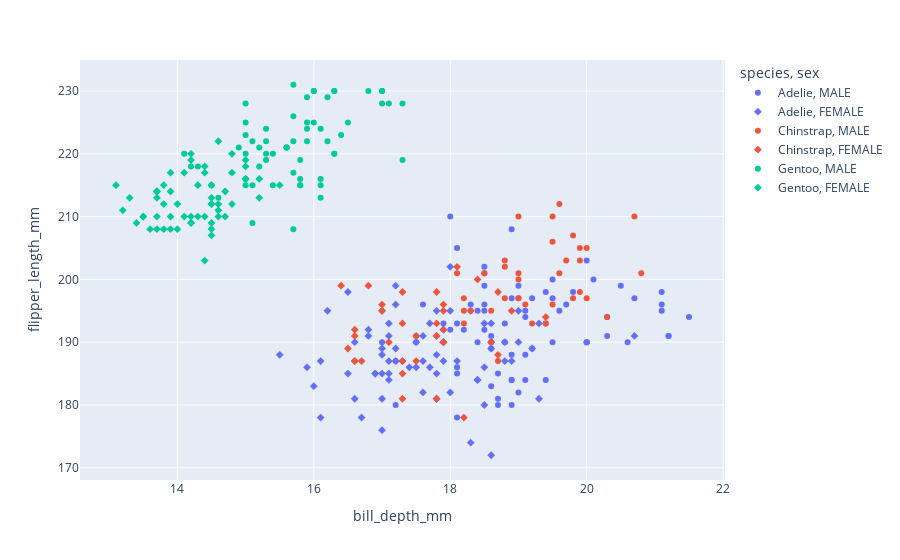

The cell this chart's notebook holds for it:
### Code cell
px.scatter(data,'bill_depth_mm','flipper_length_mm','species',symbol='sex',)

### Figure 1 — Plotly figure (JSON) as saved in the notebook; plotly's stock layout.template omitted (floating-point values rounded to 4 significant figures)
{"data": [{"hovertemplate": "species=Adelie<br>sex=MALE<br>bill_depth_mm=%{x}<br>flipper_length_mm=%{y}<extra></extra>", "legendgroup": "Adelie, MALE", "marker": {"color": "#636efa", "symbol": "circle"}, "mode": "markers", "name": "Adelie, MALE", "orientation": "v", "showlegend": true, "type": "scatter", "x": [18.7, 20.6, 19.6, 21.2, 21.1, 20.7, 21.5, 18.7, 18.1, 17.2, 18.6, 18.9, 18.1, 18.9, 21.1, 20, 19.1, 18.4, 19.7, 18.8, 19, 21.2, 18.9, 19.5, 18.6, 18.8, 19.1, 21.1, 18.2, 18, 19.1, 19.4, 18.4, 18.9, 18.5, 19.4, 19.1, 17.6, 19.4, 20.3, 19.5, 19.2, 18.1, 18.1, 18.9, 18.5, 18.5, 20, 20, 18.9, 20, 19, 20.3, 19.5, 18.3, 20.5, 18.6, 19.8, 18.5, 19, 18.3, 18, 19.2, 18.5, 17.5, 20.1, 17.9, 17.2, 17, 18.7, 18.6, 18.1, 18.5], "xaxis": "x", "y": [181, 190, 195, 191, 198, 197, 194, 180, 185, 180, 183, 180, 178, 184, 196, 190, 184, 195, 196, 190, 182, 191, 188, 200, 191, 193, 194, 195, 192, 192, 188, 198, 190, 197, 195, 184, 195, 196, 193, 194, 190, 189, 205, 186, 208, 196, 192, 203, 190, 184, 190, 197, 191, 197, 196, 199, 189, 198, 202, 199, 195, 210, 197, 199, 190, 200, 193, 187, 190, 185, 190, 193, 201], "yaxis": "y"}, {"hovertemplate": "species=Adelie<br>sex=FEMALE<br>bill_depth_mm=%{x}<br>flipper_length_mm=%{y}<extra></extra>", "legendgroup": "Adelie, FEMALE", "marker": {"color": "#636efa", "symbol": "diamond"}, "mode": "markers", "name": "Adelie, FEMALE", "orientation": "v", "showlegend": true, "type": "scatter", "x": [17.4, 18, 19.3, 17.8, 17.6, 17.8, 19, 18.4, 18.3, 19.2, 18.9, 17.9, 18.6, 16.7, 17.8, 17, 18.5, 19.3, 18, 18.5, 16.9, 17.9, 17.7, 17.9, 18.1, 17.5, 16.6, 16.9, 17, 17.1, 16.2, 16.6, 19, 17.2, 17.5, 16.8, 16.1, 17.2, 18.8, 17.8, 18.6, 18.8, 18, 17.1, 17.3, 18.6, 16.1, 17.9, 16, 18.6, 17.2, 17, 16.5, 17.7, 20.7, 17, 17, 17.2, 17, 15.9, 17.6, 17.1, 17.9, 18.5, 17.6, 17.5, 16.5, 17.1, 15.5, 16.8, 18.4, 17.8, 17.1], "xaxis": "x", "y": [186, 195, 193, 181, 182, 185, 195, 184, 174, 189, 187, 187, 172, 178, 188, 195, 180, 181, 182, 186, 185, 190, 186, 190, 187, 186, 181, 185, 185, 184, 195, 190, 190, 196, 190, 191, 187, 189, 187, 191, 189, 190, 202, 185, 187, 190, 178, 192, 183, 193, 199, 181, 198, 193, 191, 188, 189, 187, 176, 186, 191, 191, 190, 193, 187, 191, 185, 193, 188, 192, 184, 195, 187], "yaxis": "y"}, {"hovertemplate": "species=Chinstrap<br>sex=MALE<br>bill_depth_mm=%{x}<br>flipper_length_mm=%{y}<extra></extra>", "legendgroup": "Chinstrap, MALE", "marker": {"color": "#EF553B", "symbol": "circle"}, "mode": "markers", "name": "Chinstrap, MALE", "orientation": "v", "showlegend": true, "type": "scatter", "x": [19.5, 19.2, 19.8, 18.2, 19.9, 20.3, 18.1, 19.6, 20, 18.2, 17.5, 19.4, 19, 19, 20, 20.8, 18.8, 18.6, 20.7, 19.9, 19.5, 19.1, 18.5, 19.6, 18.7, 19, 19.7, 18.8, 19.9, 18.8, 19.5, 19.8, 18.2, 19], "xaxis": "x", "y": [196, 193, 197, 197, 198, 194, 201, 201, 197, 195, 191, 193, 197, 200, 205, 201, 203, 195, 210, 205, 210, 196, 201, 212, 187, 201, 203, 197, 203, 202, 206, 207, 193, 210], "yaxis": "y"}, {"hovertemplate": "species=Chinstrap<br>sex=FEMALE<br>bill_depth_mm=%{x}<br>flipper_length_mm=%{y}<extra></extra>", "legendgroup": "Chinstrap, FEMALE", "marker": {"color": "#EF553B", "symbol": "diamond"}, "mode": "markers", "name": "Chinstrap, FEMALE", "orientation": "v", "showlegend": true, "type": "scatter", "x": [17.9, 18.7, 17.8, 18.2, 18.9, 17.8, 17.3, 17.1, 17.8, 18.6, 17.3, 16.6, 17.9, 18.4, 17.8, 16.6, 16.7, 16.8, 18.3, 16.6, 17.5, 17, 17.9, 17.9, 17.3, 16.4, 17.3, 17.3, 16.6, 19.4, 16.5, 17, 18.1, 18.7], "xaxis": "x", "y": [192, 188, 198, 178, 195, 193, 185, 190, 181, 190, 181, 187, 195, 200, 191, 187, 187, 199, 195, 192, 187, 196, 196, 190, 198, 199, 193, 187, 191, 194, 189, 195, 202, 198], "yaxis": "y"}, {"hovertemplate": "species=Gentoo<br>sex=MALE<br>bill_depth_mm=%{x}<br>flipper_length_mm=%{y}<extra></extra>", "legendgroup": "Gentoo, MALE", "marker": {"color": "#00cc96", "symbol": "circle"}, "mode": "markers", "name": "Gentoo, MALE", "orientation": "v", "showlegend": true, "type": "scatter", "x": [16.3, 15.2, 14.5, 15.3, 15.4, 16.1, 14.6, 15.7, 15.2, 15.1, 14.3, 15.8, 15.1, 15, 15.3, 15.3, 17, 16.3, 17.3, 15.7, 16, 15, 15.9, 15.9, 15.8, 14.1, 15, 15.4, 15, 15.3, 14.9, 15.7, 16.8, 16.2, 15, 15.6, 15.6, 16, 16.3, 16.4, 15.6, 15.9, 17.3, 14.2, 17, 17.1, 16.1, 15.7, 15.8, 16.5, 17, 15, 16.1, 15.8, 15.1, 15.9, 16.3, 16, 16.2, 15.7, 16.1], "xaxis": "x", "y": [230, 218, 215, 219, 215, 216, 213, 217, 221, 222, 218, 215, 215, 215, 220, 222, 230, 220, 219, 208, 225, 216, 222, 225, 215, 220, 225, 220, 220, 224, 221, 231, 230, 229, 223, 221, 221, 230, 220, 223, 221, 224, 228, 218, 230, 228, 224, 226, 216, 225, 228, 228, 215, 219, 209, 229, 230, 230, 222, 222, 213], "yaxis": "y"}, {"hovertemplate": "species=Gentoo<br>sex=FEMALE<br>bill_depth_mm=%{x}<br>flipper_length_mm=%{y}<extra></extra>", "legendgroup": "Gentoo, FEMALE", "marker": {"color": "#00cc96", "symbol": "diamond"}, "mode": "markers", "name": "Gentoo, FEMALE", "orientation": "v", "showlegend": true, "type": "scatter", "x": [13.2, 14.1, 13.5, 14.6, 13.4, 13.7, 13.7, 14.6, 13.5, 14.5, 14.5, 14.5, 13.1, 14.3, 14.2, 14.5, 14.8, 13.7, 13.6, 13.7, 13.7, 13.9, 13.9, 13.3, 14.2, 14.4, 14.4, 13.9, 14.5, 13.8, 13.9, 14.2, 14.2, 15, 14.8, 15, 14.2, 13.8, 14.5, 14.6, 13.8, 14.4, 14, 15, 14.5, 14.7, 14.6, 14.4, 15, 15.5, 14.7, 14, 15.2, 15.2, 14.1, 13.7, 14.3, 14.8], "xaxis": "x", "y": [211, 210, 210, 211, 209, 214, 214, 210, 210, 209, 215, 213, 215, 210, 209, 207, 220, 213, 208, 208, 210, 217, 210, 213, 210, 210, 217, 208, 208, 208, 214, 219, 220, 216, 217, 216, 209, 215, 212, 212, 212, 218, 212, 218, 212, 214, 222, 203, 219, 215, 210, 208, 216, 213, 217, 214, 215, 212], "yaxis": "y"}], "layout": {"legend": {"title": {"text": "species, sex"}, "tracegroupgap": 0}, "margin": {"t": 60}, "xaxis": {"anchor": "y", "domain": [0, 1], "title": {"text": "bill_depth_mm"}}, "yaxis": {"anchor": "x", "domain": [0, 1], "title": {"text": "flipper_length_mm"}}}}
